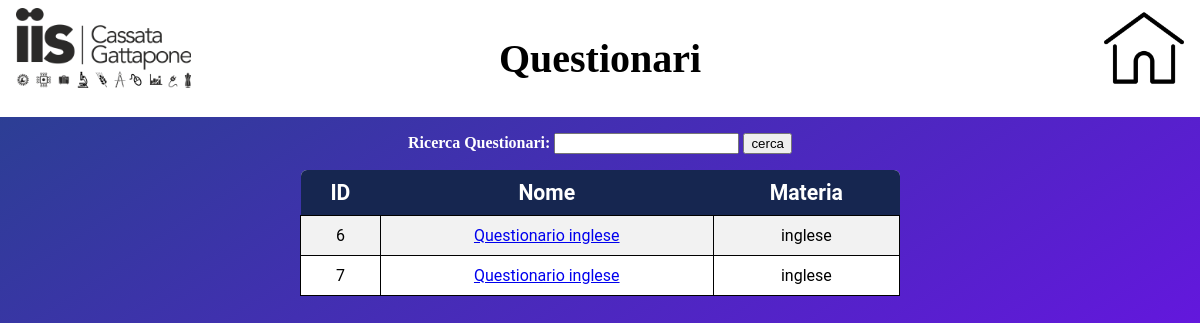
The page /WebContent/questionario_elenco.php?materia=inglese (signed in) on the database its author committed.
### tables this page shows
CREATE TABLE `questionari` (
  `ID` int(4) NOT NULL,
  `Nome` char(30) NOT NULL,
  `FK_Materia` char(30) NOT NULL
);

### WebContent/questionario_elenco.php (the view, shortened to what this page needs)
<!DOCTYPE html>
<html>
<head>
    <link rel="stylesheet" href="stili.css">
</head>
<body>
    <header>
        <img src="immagini/cassatagattapone.png" alt="logo iis Cassata Gattapone">
        <h1>Questionari</h1>
        <a href="index.php"><img src="immagini/home.png"/></a>
    </header>
    <form action="questionario_elenco.php" method="GET">
    <p>
    Ricerca Questionari:
<?php
echo '<input list="materie" name="materia">';
?>
<input type="submit" value="cerca">
</form>
<?php
if(isset($_GET['materia'])){
$conn = connessione();
$materia = $_GET['materia'];
if($materia!=""){
    $query = "SELECT DISTINCT * FROM questionari WHERE FK_Materia='$materia'";
}else{
    $query = "SELECT DISTINCT * FROM questionari";
}
$ris = mysqli_query($conn, $query);
echo '<table class="righe">';
echo '<tr>';
echo    '<th>ID</th>';
echo    '<th>Nome</th>';
echo    '<th>Materia</th>';
echo '</tr>';
while ($row = mysqli_fetch_assoc($ris)) {
    echo "<tr>";
    echo "<td>" . $row["ID"] . "</td>";
    echo "<td><a href='questionario_svolgi_form.php?id=". $row["ID"] ."'>".$row["Nome"] . "</a></td>";
    echo "<td>" . $row["FK_Materia"] . "</td>";
    echo "</tr>\n";
}
}
?>
   </table>
</body>
</html>

### WebContent/stili.css (style rules this page uses)
* { box-sizing: border-box; }
body { padding:0; margin:0; text-align: center; background-color: azure; }
header { background: white; padding: 0.5em 1em; margin-bottom: 1em; display: grid; grid-template-columns: 1fr 4fr 1fr }
header img { height: 5em; }
header > :first-child { text-align: left; }
header > :nth-child(2) { text-align: center; font-size: 2.5em; }
header > :last-child { text-align: right; }
table { margin-top: 1em; margin-bottom: 1em; }
td { text-align: center; }
th { border: 0.1em solid green; padding: 0.5em 1em; font-size: 1.325em; color: darkblue; }
table.righe { border-collapse: collapse; width: 50%; margin: auto; padding: 5px; font-family: "Roboto", helvetica, arial, sans-serif; }
table.righe th, table.righe td { border: 0; text-align: center; padding: 10px; }
table.righe th { background-color: #162650; color: white; }
table.righe td { border: 1px solid black; }
table.righe th:first-child { border-top-left-radius: 6px; }
table.righe th:last-child { border-top-right-radius: 6px; }
table.righe tr:nth-child(even) { background-color: #f2f2f2; }
table.righe tr:nth-child(odd) { background-color: white; }

### WebContent/questionario_elenco.php (style rules this page uses)
body { background: linear-gradient(to bottom right, #26438c, #7D05FF); background-repeat: no-repeat; background-attachment: fixed; }
p { color: white; font-weight: bold; }

### rows shown on the page
questionari: ID "6", Nome "Questionario inglese", FK_Materia "inglese"
questionari: ID "7", Nome "Questionario inglese", FK_Materia "inglese"
